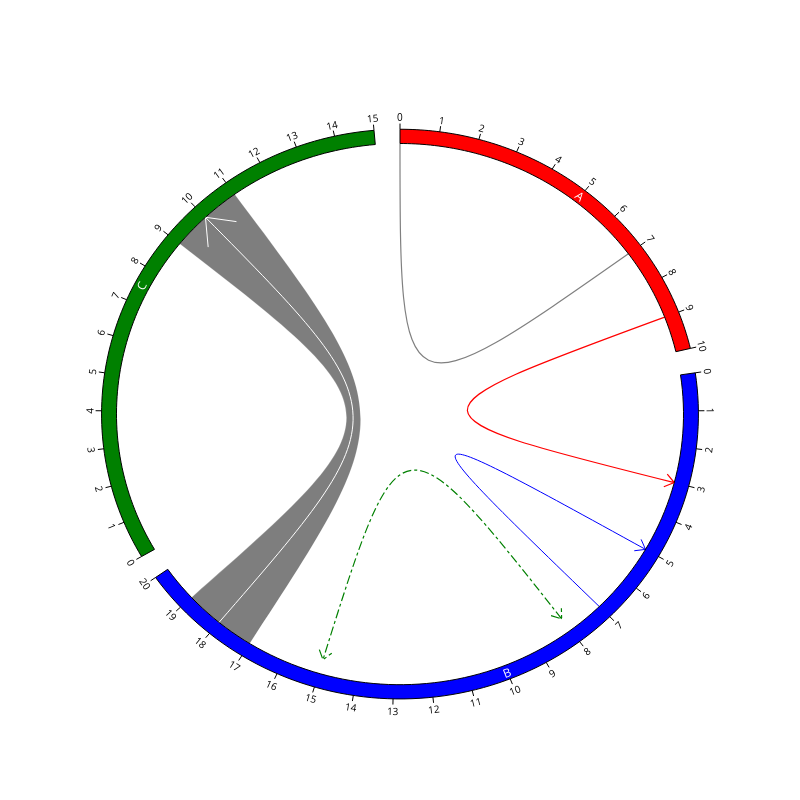

The notebook cell this image was saved under:
### Markdown cell above
### 1-6. link_line

### Code cell
from pycirclizely import Circos

sectors = {"A": 10, "B": 20, "C": 15}
name2color = {"A": "red", "B": "blue", "C": "green"}
circos = Circos(sectors, space=5)
for sector in circos.sectors:
    track = sector.add_track((95, 100))
    track.axis(fillcolor=name2color[sector.name])
    track.text(sector.name, font=dict(color="white", size=12))
    track.xticks_by_interval(1)

# Plot link lines in various styles
circos.link_line(("A", 0), ("A", 7))
circos.link_line(("A", 9), ("B", 3), direction=1, line=dict(color="red"))
circos.link_line(("B", 5), ("B", 7), direction=-1, line=dict(width=1.0, color="blue"))
circos.link_line(
    ("B", 8),
    ("B", 15),
    r1=90,
    r2=90,
    direction=2,
    line=dict(color="green", dash="dashdot"),
)

circos.link(("B", 17, 19), ("C", 11, 9), fillcolor="black")
circos.link_line(
    ("B", 18),
    ("C", 10),
    direction=1,
    arrow_height=8,
    arrow_width=0.15,
    line=dict(color="white", width=1.0),
)

fig = circos.plotfig()
fig
